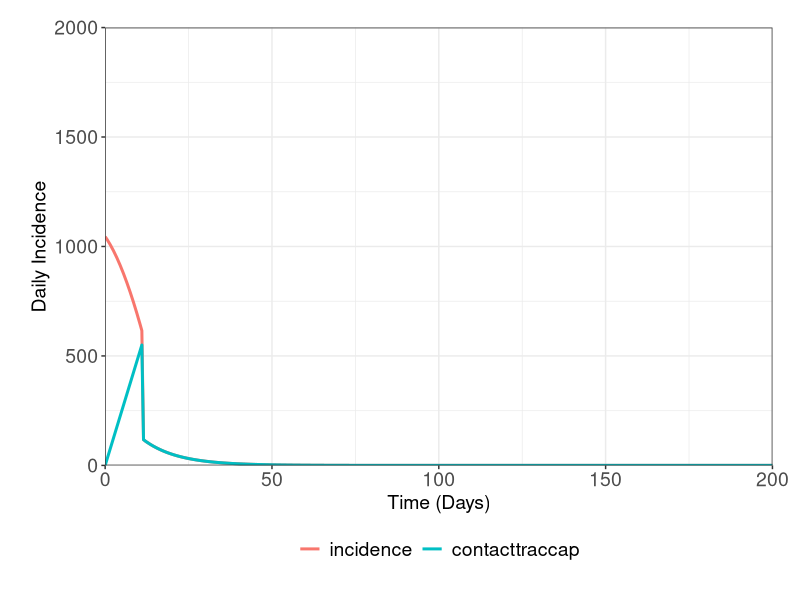
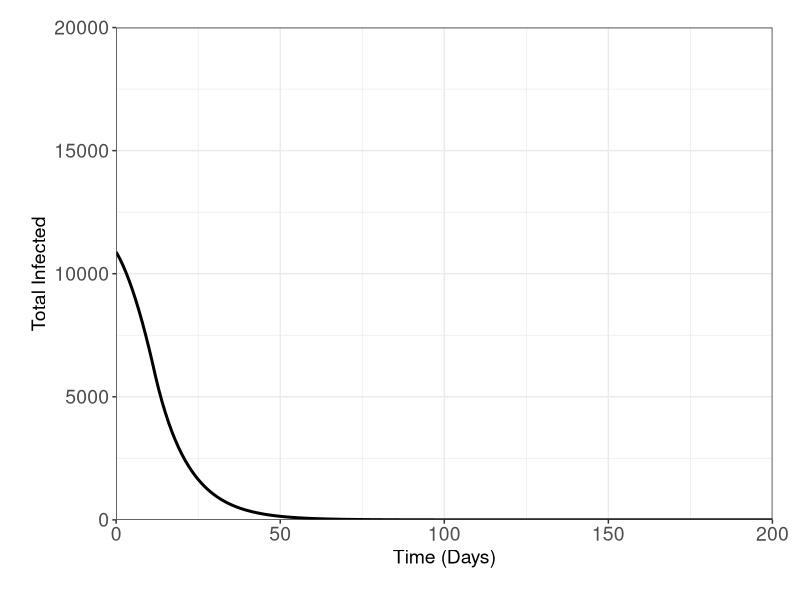

The R script that drew these images, in order:
setwd("C:/Users/amorg/Documents/PhD/nCoV Work/Models/ContactTracing") 
rm(list=ls())
library("deSolve"); library("ggplot2"); library("ggpubr"); library("reshape2"); library("Cairo")

#### Model Functions - Gen Time/ Betas/ODEs ####

#Generation Time

GenTime <- function(T2, R0) {
  G = T2 * ((R0-1)/log(2))
  return(G)
}

#Model Betas

beta <- function(R0) {
  gamma <- 1/(GenTime(3.3,2.8))
  return(R0*gamma)
} 

#Linear Increase in contact tracing

lin_cont <- function(x,m,comp) {
  y = m*(x) + 0
  return(y)
}

#SIRS Model To Identify where contact tracing = incidence

SIRS2 <- function(time, init, parms) {
  
  beta <- beta(parms["R0"])
  linear <<- lin_cont(time, parms["ramp_rate"])
  
  incidence <- beta*init["I"]*init["S"]*parms["N"]
  inctime <- c(time, incidence, linear, beta, linear/ (incidence))
  inc_cont <<- rbind(inc_cont, inctime)
  inc_cont <<- inc_cont[!duplicated(inc_cont$X0), ]
  
  beta <- beta(parms["R0"]) * (1-(inc_cont[nrow(inc_cont),3]/(inc_cont[nrow(inc_cont),2]))*parms["efficacy"])
  
  dS = - beta*init["I"]*init["S"] 
  dI = beta*init["I"]*init["S"] - parms["gamma"]*init["I"]
  dR = parms["gamma"]*init["I"]
  
  return(list(c(dS, dI, dR)))
}


#SIRS Model used for Final Model Output

SIRS3 <- function(time, init, parms) {
  
  timeequal = timeequal
  
  if(time >= timeequal) { # if time is equal
    
    beta <- beta(parms["R0"])*(1-(1*parms["efficacy"]))
    incidence <- beta*init["I"]*init["S"]*parms["N"]
    
    inctime <- c(time, incidence, incidence, beta, 1)
    inc_cont <<- rbind(inc_cont, inctime)
    inc_cont <<- inc_cont[!duplicated(inc_cont$X0), ]
    
    dS = - beta*init["I"]*init["S"]
    dI = beta*init["I"]*init["S"] - parms["gamma"]*init["I"]
    dR = parms["gamma"]*init["I"] 
    
  } else{ #if inc is over 1000
    
    beta <- beta(parms["R0"])
    linear <<- lin_cont(time, parms["ramp_rate"])
    
    incidence <- beta*init["I"]*init["S"]*parms["N"]
    inctime <- c(time, incidence, linear, beta, 
                 linear/ (incidence))
    inc_cont <<- rbind(inc_cont, inctime)
    inc_cont <<- inc_cont[!duplicated(inc_cont$X0), ]
    
    beta <- beta(parms["R0"]) * (1-(inc_cont[nrow(inc_cont),3]/(inc_cont[nrow(inc_cont),2]))*parms["efficacy"])
    
    dS = - beta*init["I"]*init["S"] 
    dI = beta*init["I"]*init["S"] - parms["gamma"]*init["I"]
    dR = parms["gamma"]*init["I"]
    
  }
  
  return(list(c(dS, dI, dR)))
}

#### Big Function ####

N <- 5.5*10^6
init <- c(S = (N-(N*0.0001))/N, I = (N*0.0001)/N, R= 0)

contact_trac_run <- function(efficacy, ramp_rate, R0, target, iinput, rinput) {
  
  #Parameters
  N <- 5.5*10^6
  init <- c(S = (N-(iinput + rinput))/N, I = iinput/N, R = rinput/N)
  
  parms = c(gamma = 1/(GenTime(3.3,2.8)), 
            N = 5.5*10^6,
            efficacy = efficacy,
            ramp_rate = ramp_rate, 
            R0 = R0,
            target = target)
  
  #Intersect
  inc_cont <<- data.frame(0, beta(parms["R0"])*init["I"]*init["S"]*parms["N"] , 0, 0, 0)
  times <- seq(0, 200, by = 1)
  out1 <- data.frame(rk(y = init, func = SIRS2, times = times, parms = parms, method = "rk4"))
  
  t <- inc_cont[,1][which(inc_cont[,5] < 1 & inc_cont[,5] > 0.5)]
  t1 <- split(t, cumsum(c(1, diff(t) != 0.5)))[[1]]
  timeequal <<- t1[length(t1)]
  
  
  #Actually Run the Model 
  inc_cont <<- data.frame(0, beta(parms["R0"])*init["I"]*init["S"]*parms["N"] , 0, 0, 0)
  times <- seq(0, 200, by = 1)
  out1 <<- data.frame(rk(y = init, func = SIRS3, times = times, parms = parms, method = "rk4"))
  
  #inc_cont[1,1] <<- 0; inc_cont[1,2] <<- 0
  colnames(inc_cont) <<- c("time", "incidence", "contacttraccap", "beta", "con/inc rat")
  
  timesince <- inc_cont[,1][which(inc_cont[,2] < target)][1]
  return(c("Time1000" = timeequal, "RelTimetoTarget" = timesince))
}

#Specify the efficacy (as a fraction), ramp_rate, lockdown R0 and target incidence
#inc_cont will always output during the run - view for a more detailed overview of the model run.

test <- contact_trac_run(0.8, 50, 0.9, 10, 10880, 459384.8)

statsinc <- melt(inc_cont, id.vars =  c("time"), measure.vars = c("incidence", "contacttraccap"))

ggplot(data = statsinc, aes(x = (time), y = value, col = variable))+ theme_bw() +
  labs(x ="Time (Days)", y = "Daily Incidence", color = "Population") + scale_y_continuous(limits = c(0,2000), expand = c(0,0)) + 
  scale_x_continuous(limits= c(test["TimeContactTracEqualInc"], test["TimeTargetReach"]+10), expand = c(0,0)) +
  theme(legend.position = "bottom", legend.title = element_blank(), legend.text=element_text(size=14),  axis.text=element_text(size=14),
        axis.title.y=element_text(size=14),axis.title.x = element_text(size=14), 
        legend.spacing.x = unit(0.3, 'cm'), plot.margin=unit(c(0.7,0.7,0.8,0.8),"cm")) +
  geom_line(size = 1.02, stat = "identity")

ggplot(data = out1, aes(x = (time), y = I*N))+ theme_bw() +
  labs(x ="Time (Days)", y = "Total Infected", color = "Population") + scale_y_continuous(limits = c(0, 20000),expand = c(0,0)) + 
  scale_x_continuous(limits = c(test["TimeContactTracEqualInc"], test["TimeTargetReach"]+10), expand = c(0,0)) +
  theme(legend.position = "bottom", legend.title = element_blank(), legend.text=element_text(size=14),  axis.text=element_text(size=14),
        axis.title.y=element_text(size=14),axis.title.x = element_text(size=14), 
        legend.spacing.x = unit(0.3, 'cm'), plot.margin=unit(c(0.7,0.7,0.8,0.8),"cm")) +
  geom_line(size = 1.02, stat = "identity")
